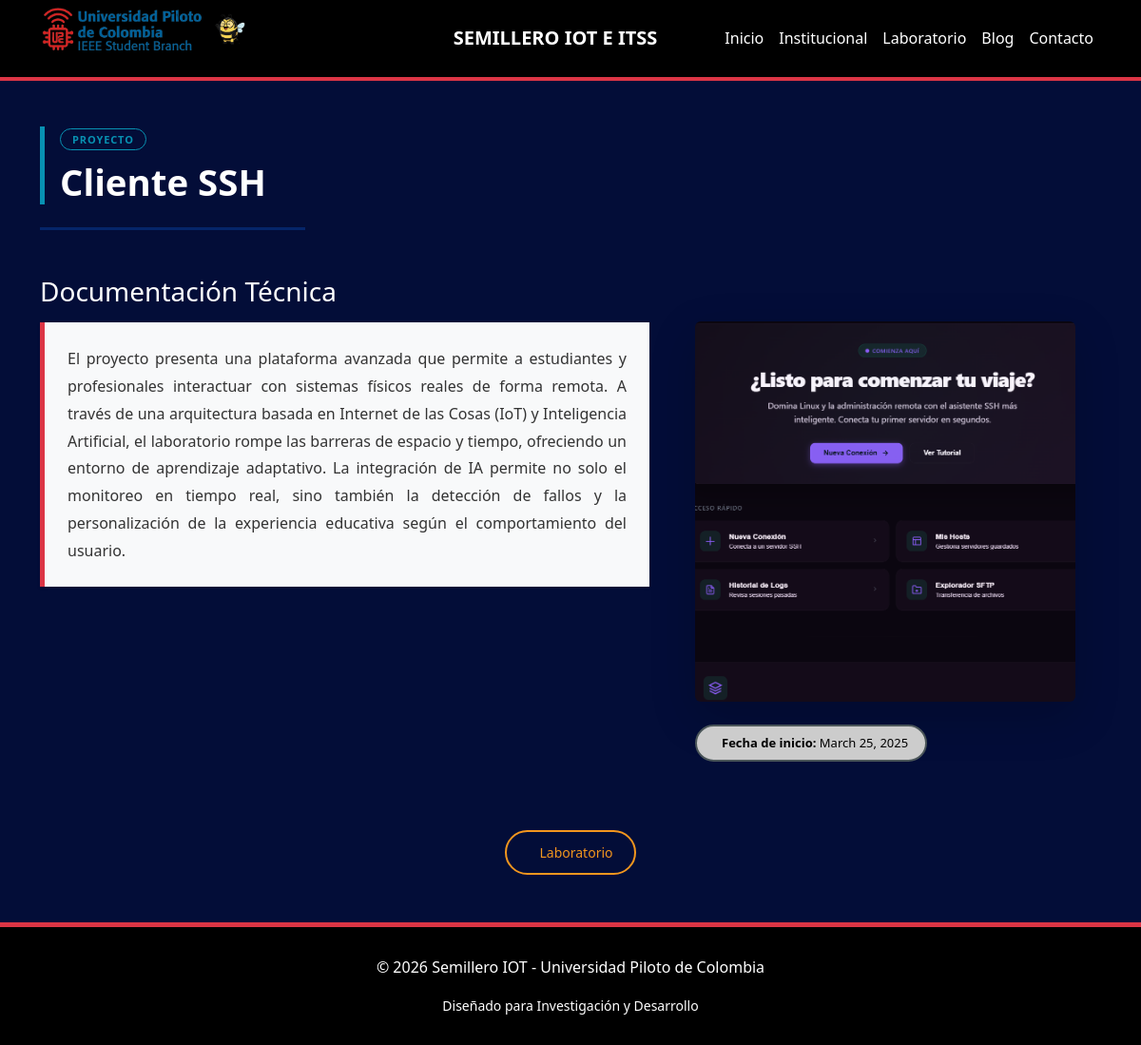
Screenshot of /proyecto/1/ with the database file from the repository.
### core/models.py (models this page shows, shortened)
class Proyecto(models.Model):
    nombre = models.CharField(max_length=200)
    descripcion_corta = models.CharField(
        max_length=300,
        help_text="Resumen mostrado en la tarjeta."
    )
    documentacion = models.TextField(
        help_text="Descripción técnica completa."
    )
    imagen = models.ImageField(
        upload_to='proyectos/',
        null=True,
        blank=True
    )
    fecha_inicio = models.DateField(
        default=timezone.now
    )
    enlace_repositorio = models.URLField(
        blank=True,
        null=True,
        help_text="GitHub / GitLab / Página del proyecto"
    )

### core/views.py (the view)
# urls.py: path('proyecto/<int:pk>/', views.detalle_proyecto, name='detalle_proyecto'),
def detalle_proyecto(request, pk):
    proyecto = get_object_or_404(Proyecto, pk=pk)
    return render(request, 'core/detalle_proyecto.html', {'proyecto': proyecto})

### core/templates/core/detalle_proyecto.html (shortened to what this page needs)
{% extends 'core/base.html' %}
{% load static %}
{% block content %}
<link rel="stylesheet" href="{% static 'core/css/detalle_proyecto.css' %}">
<link rel="stylesheet" href="{% static 'core/css/home.css' %}"> <link rel="stylesheet" href="https://cdn.jsdelivr.net/npm/@tabler/icons-webfont@latest/tabler-icons.min.css">
<div class="container mt-5">
    <div class="row">
        <div class="col-12">
            <div style="border-left: 5px solid #0891b2; padding-left: 16px; margin-bottom: 24px;">
                <span style="background: transparent; border: 1.5px solid #0891b2; color: #0891b2; border-radius: 999px; padding: 3px 12px; font-size: 11px; font-weight: 600; letter-spacing: 0.08em; text-transform: uppercase;">
                     Proyecto
                </span>
                <h1 style="font-size: 2.4rem; font-weight: 800; color: #fff; margin-top: 10px; line-height: 1.25;">
                    {{ proyecto.nombre }}
                </h1>
            </div>
            <hr class="border-primary border-3 w-25 mb-5">
        </div>
    </div>
    <div class="row d-flex flex-wrap flex-md-nowrap align-items-start gap-4">
        <div class="col-12 col-md-7">
            <h3 class="text-white mb-3">Documentación Técnica</h3>
            <div class="p-4 bg-light border-start border-5 border-danger shadow-sm h-100">
                <p class="documentacion-tecnica mb-0" style="color: #333; text-align: justify;">
                    {{ proyecto.documentacion }}
                </p>
            </div>
        </div>
        <div class="col-12 col-md-4 d-flex flex-column gap-3 mt-md-5">
            {% if proyecto.imagen %}
            <div class="text-center text-md-start">
                <img src="{{ proyecto.imagen.url }}"
                     class="img-fluid shadow-lg rounded"
                     alt="{{ proyecto.nombre }}"
                     style="width: 400%; max-width: 400px; height: 400px; object-fit: cover; display: inline-block;">
            </div>
            {% endif %}
            <div class="d-flex align-items-center gap-2 mt-2" style="background: #cccccc; border: 2px solid #4b5659; color: #000; border-radius: 999px; padding: 8px 18px; font-size: 13px; font-weight: 500; width: fit-content;">
                <span><strong>Fecha de inicio:</strong> {{ proyecto.fecha_inicio }}</span>
            </div>
        </div>
    </div> <div class="text-center mt-5 pt-4 mb-5">
        <a href="{% url 'home' %}#laboratorio" class="btn nav-btn lab text-center">
             Laboratorio
        </a>
    </div>
</div>
{% endblock %}

### core/static/core/css/base.css (style rules this page uses)
:root { --rojo-lab: #dc3545; --negro-deep: #000000; --blanco: #ffffff; --Azul: #030d38; }
body { font-family: 'Segoe UI', Tahoma, Geneva, Verdana, sans-serif; background-color: var(--Azul); color: var(--negro-deep); }

### core/static/core/css/detalle_proyecto.css (style rules this page uses)
.documentacion-tecnica { line-height: 1.8; text-align: justify; margin: 0; }
.row { align-items: flex-start; gap: 1rem; }

### core/static/core/css/home.css (style rules this page uses)
.nav-btn { display: inline-flex; align-items: center; gap: 12px; border-radius: 999px; padding: 11px 22px; font-size: 14px; font-weight: 500; cursor: pointer; transition: background 0.22s, color 0.22s, transform 0.18s; text-decoration: none; }
.nav-btn.lab { border: 2px solid #f3961e ; color: #f3961e ; background: transparent ; }

### rows the page displays
Proyecto: nombre "Cliente SSH", documentacion "El proyecto presenta una plataforma avanzada que permite a estudiantes y profesionales interactuar con sistemas físicos reales de forma remota. A través de una arquitectura basada en Internet de las Cosas (IoT) y Inteligencia Artificial, el laboratorio rompe las barreras de espacio y tiempo, ofreciendo un entorno de aprendizaje adaptativo. La integración de IA permite no solo el monitoreo en tiempo real, sino también la detección de fallos y la personalización de la experiencia educativa según el comportamiento del usuario.", imagen (picture), fecha_inicio "March 25, 2025"
